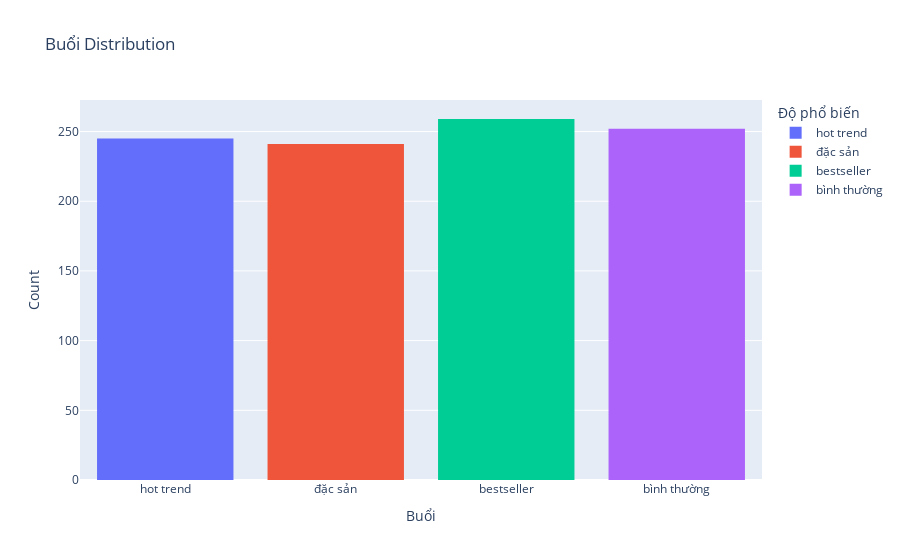

Write notebook code for a chart like this one.
### Code cell
fig = px.histogram(data, x='Độ phổ biến', color='Độ phổ biến', title='Buổi Distribution')
fig.update_layout(xaxis_title='Buổi', yaxis_title='Count')
fig.show()

### Figure 1 — Plotly figure (JSON) as saved in the notebook; plotly's stock layout.template omitted (floating-point values rounded to 4 significant figures; data arrays with more than 128 entries replaced by an {"elided": "..."} marker saying what was removed)
{"data": [{"alignmentgroup": "True", "bingroup": "x", "hovertemplate": "Độ phổ biến=%{x}<br>count=%{y}<extra></extra>", "legendgroup": "hot trend", "marker": {"color": "#636efa", "pattern": {"shape": ""}}, "name": "hot trend", "offsetgroup": "hot trend", "orientation": "v", "showlegend": true, "type": "histogram", "x": {"elided": "245 str values"}, "xaxis": "x", "yaxis": "y"}, {"alignmentgroup": "True", "bingroup": "x", "hovertemplate": "Độ phổ biến=%{x}<br>count=%{y}<extra></extra>", "legendgroup": "đặc sản", "marker": {"color": "#EF553B", "pattern": {"shape": ""}}, "name": "đặc sản", "offsetgroup": "đặc sản", "orientation": "v", "showlegend": true, "type": "histogram", "x": {"elided": "241 str values"}, "xaxis": "x", "yaxis": "y"}, {"alignmentgroup": "True", "bingroup": "x", "hovertemplate": "Độ phổ biến=%{x}<br>count=%{y}<extra></extra>", "legendgroup": "bestseller", "marker": {"color": "#00cc96", "pattern": {"shape": ""}}, "name": "bestseller", "offsetgroup": "bestseller", "orientation": "v", "showlegend": true, "type": "histogram", "x": {"elided": "259 str values"}, "xaxis": "x", "yaxis": "y"}, {"alignmentgroup": "True", "bingroup": "x", "hovertemplate": "Độ phổ biến=%{x}<br>count=%{y}<extra></extra>", "legendgroup": "bình thường", "marker": {"color": "#ab63fa", "pattern": {"shape": ""}}, "name": "bình thường", "offsetgroup": "bình thường", "orientation": "v", "showlegend": true, "type": "histogram", "x": {"elided": "252 str values"}, "xaxis": "x", "yaxis": "y"}], "layout": {"barmode": "relative", "legend": {"title": {"text": "Độ phổ biến"}, "tracegroupgap": 0}, "title": {"text": "Buổi Distribution"}, "xaxis": {"anchor": "y", "categoryarray": ["hot trend", "đặc sản", "bestseller", "bình thường"], "categoryorder": "array", "domain": [0, 1], "title": {"text": "Buổi"}}, "yaxis": {"anchor": "x", "domain": [0, 1], "title": {"text": "Count"}}}}
